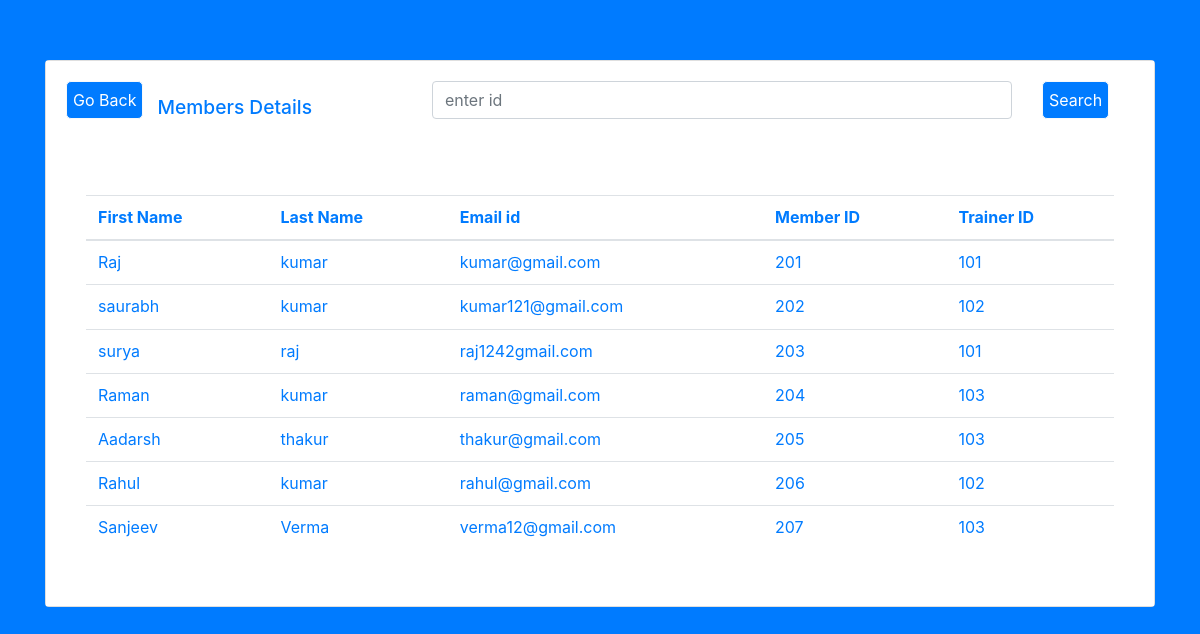
The page /trainer_details.php on the database its author committed.
### tables this page shows
CREATE TABLE `Member` (
  `fname` varchar(40) NOT NULL,
  `lname` varchar(40) NOT NULL,
  `email` varchar(40) NOT NULL,
  `contact` varchar(40) NOT NULL,
  `mem_id` varchar(40) NOT NULL
);

### func.php (the view, shortened to what this page needs)
<?php
$con=mysqli_connect("localhost","root","","loginsystem");
 function get_patient_details(){
    global $con;
    $query="select * from Member";
    $result=mysqli_query($con,$query);
    while ($row=mysqli_fetch_array($result)){
         $fname=$row ['fname'];
    $lname=$row['lname'];
    $email=$row['email'];
    $contact=$row['contact'];
    $mem_id=$row['mem_id'];
      echo "<tr>
          <td>$fname</td>
        <td>$lname</td>
            <td>$email</td>
            <td>$contact</td>
          <td>$mem_id</td>
        </tr>";
    }
}
?>

### trainer_details.php (shortened to what this page needs)
<!DOCTYPE html>
<?php include("func.php");?>
<html>
<head>
	 <link rel="stylesheet" href="https://maxcdn.bootstrapcdn.com/bootstrap/4.0.0-beta/css/bootstrap.min.css">
    <link rel="stylesheet" href="style.css">
    </head>
<body>
<div class="Box">
<div class="container">
<div class="card" id="carda">
     <div class="card-body" style="background-color:white;color:#007bff;">
         <div class="row">
             <div class="col-md-1">
    <a href="admin-panel.php" class="btn btn-light ">Go Back</a>
             </div>
             <div class="col-md-3"><h3>Members Details</h3></div>
             <div class="col-md-8">
         <form class="form-group" action="trainer_search.php" method="post">
          <div class="row">
   <div class="col-md-10"><input type="text" name="search" class="form-control" placeholder="enter id"></div>
              <div class="col-md-2"><input type="submit" name="patient_search_submit" class="btn btn-light" value="Search"> </div></div>
                 </form></div></div></div>
     <div class="card-body" style="background-color:white;color:#007bff;">
         <div class="card-body">
    <table class="table table-hover">
        <thead>
     <tr>
            <th>First Name</th>
            <th>Last Name</th>
         <th>Email id</th>
         <th>Member ID</th>
         <th>Trainer ID</th>
        </tr>
        </thead>
        <tbody>
          <?php get_patient_details(); ?>
        </tbody>
    </table>
     </div>
    </div>
    </div>
</div>
    </div>
    </body>
</html>

### style.css (style rules this page uses)
html, body, div, span, object, iframe, h1, h2, h3, h4, h5, h6, p, blockquote, pre, abbr, address, cite, code, del, dfn, em, img, ins, kbd, q, samp, small, strong, sub, sup, var, b, i, dl, dt, dd, ol, ul, li, fieldset, form, label, legend, table, caption, tbody, tfoot, thead, tr, th, td, article, aside, canvas, details, figcaption, figure, footer, header, hgroup, menu, nav, section, summary, time, mark, audio, video { margin:0; padding:0; border:0; outline:0; font-size:100%; vertical-align:baseline; background:transparent; }
body { line-height:1.2; }
a { margin:0; padding:0; font-size:100%; vertical-align:baseline; background:transparent; }
table { border-collapse:collapse; border-spacing:0; }
input, select { vertical-align:middle; }
a { text-decoration: none; }
body { background-color: #ccc; }
.btn-light { padding: 6px; background-color:#007bff; text-decoration: none; color: white; border-radius: 5px 5px 5px 5px; }
.col-md-3 { font-weight: 300; margin-top: 15px; font-size: larger; }
#carda { top: 5vmin; background-color:white; }
.Box { position: absolute; height: 180vh; width: 100%; background-color:#007bff; background-size:auto; }

### rows shown on the page
member: fname "Raj", lname "kumar", email "kumar@gmail.com", contact "201", mem "101"
member: fname "saurabh", lname "kumar", email "kumar121@gmail.com", contact "202", mem "102"
member: fname "surya", lname "raj", email "raj1242gmail.com", contact "203", mem "101"
member: fname "Raman", lname "kumar", email "raman@gmail.com", contact "204", mem "103"
member: fname "Aadarsh", lname "thakur", email "thakur@gmail.com", contact "205", mem "103"
member: fname "Rahul", lname "kumar", email "rahul@gmail.com", contact "206", mem "102"
member: fname "Sanjeev", lname "Verma", email "verma12@gmail.com", contact "207", mem "103"
